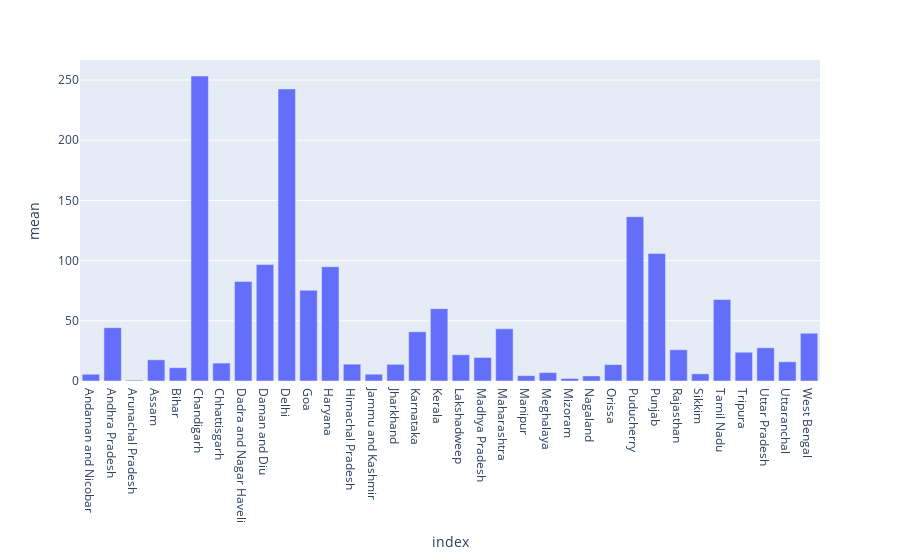

Notebook cell for this chart:
### Code cell
mean=dmsp.mean(axis=0)
var=dmsp.var(axis=0)
meanvar=pd.DataFrame([mean,var]).T
meanvar.columns=['mean','var']
meanvar=meanvar.drop('year',axis=0)
meanvar=meanvar.reset_index()
fig=px.bar(meanvar,'index','mean') 
fig
#fig=px.line(dmsp,x='year',y=col)
#fig

### Figure 1 — Plotly figure (JSON) as saved in the notebook; plotly's stock layout.template omitted (floating-point values rounded to 4 significant figures)
{"data": [{"alignmentgroup": "True", "hovertemplate": "index=%{x}<br>mean=%{y}<extra></extra>", "legendgroup": "", "marker": {"color": "#636efa"}, "name": "", "offsetgroup": "", "orientation": "v", "showlegend": false, "textposition": "auto", "type": "bar", "x": ["Andaman and Nicobar", "Andhra Pradesh", "Arunachal Pradesh", "Assam", "Bihar", "Chandigarh", "Chhattisgarh", "Dadra and Nagar Haveli", "Daman and Diu", "Delhi", "Goa", "Haryana", "Himachal Pradesh", "Jammu and Kashmir", "Jharkhand", "Karnataka", "Kerala", "Lakshadweep", "Madhya Pradesh", "Maharashtra", "Manipur", "Meghalaya", "Mizoram", "Nagaland", "Orissa", "Puducherry", "Punjab", "Rajasthan", "Sikkim", "Tamil Nadu", "Tripura", "Uttar Pradesh", "Uttaranchal", "West Bengal"], "xaxis": "x", "y": [5.596, 44.28, 0.6957, 17.59, 11.06, 253.3, 14.89, 82.61, 96.68, 242.6, 75.34, 94.88, 14.0, 5.641, 13.84, 40.9, 60.08, 21.79, 19.56, 43.32, 4.455, 7.001, 2.097, 4.198, 13.6, 136.4, 106.0, 25.98, 5.952, 67.71, 23.89, 27.6, 15.96, 39.66], "yaxis": "y"}], "layout": {"barmode": "relative", "legend": {"tracegroupgap": 0}, "margin": {"t": 60}, "xaxis": {"anchor": "y", "domain": [0, 1], "title": {"text": "index"}}, "yaxis": {"anchor": "x", "domain": [0, 1], "title": {"text": "mean"}}}}
